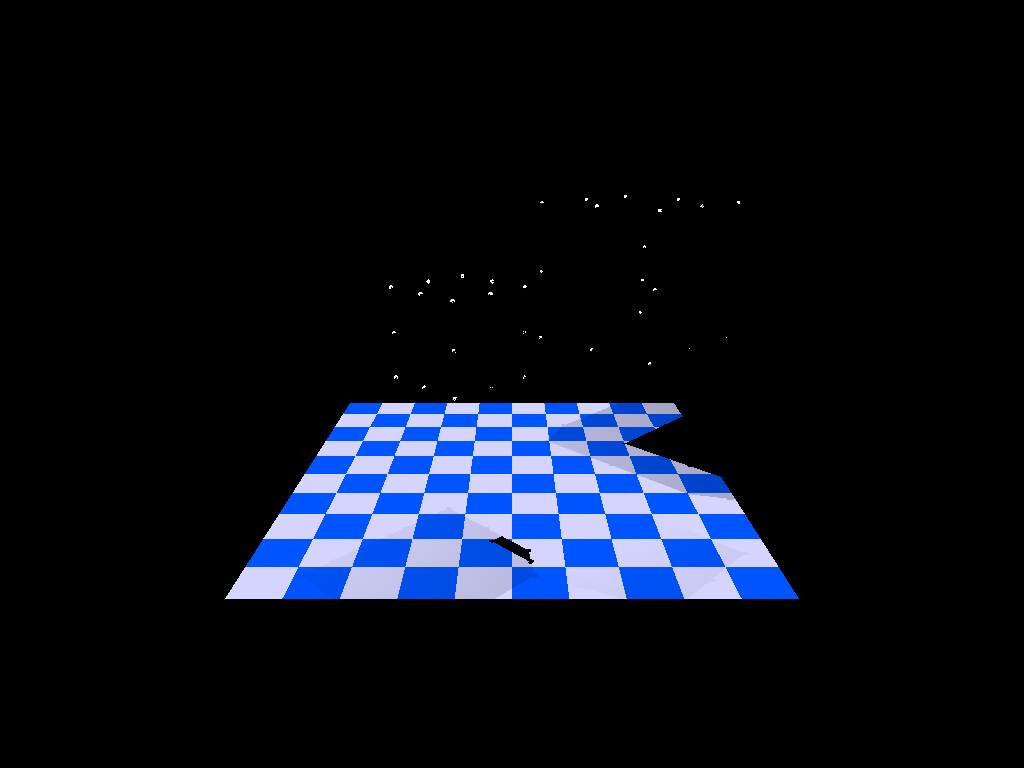
#> input picture RayTracing/frames/out0.ppm, 1024 x 768 px; its folder holds 4 pictures in this run
$ python make_video.py
#> lines starting #> are read from the running program, lines starting #| are printed output that depends on the picture
import cv2

n_frames = int(input("Enter number of frames:\n"))
#> the answer given: 3
frames = [cv2.imread("frames/out" + str(i) + ".ppm") for i in range(n_frames)]
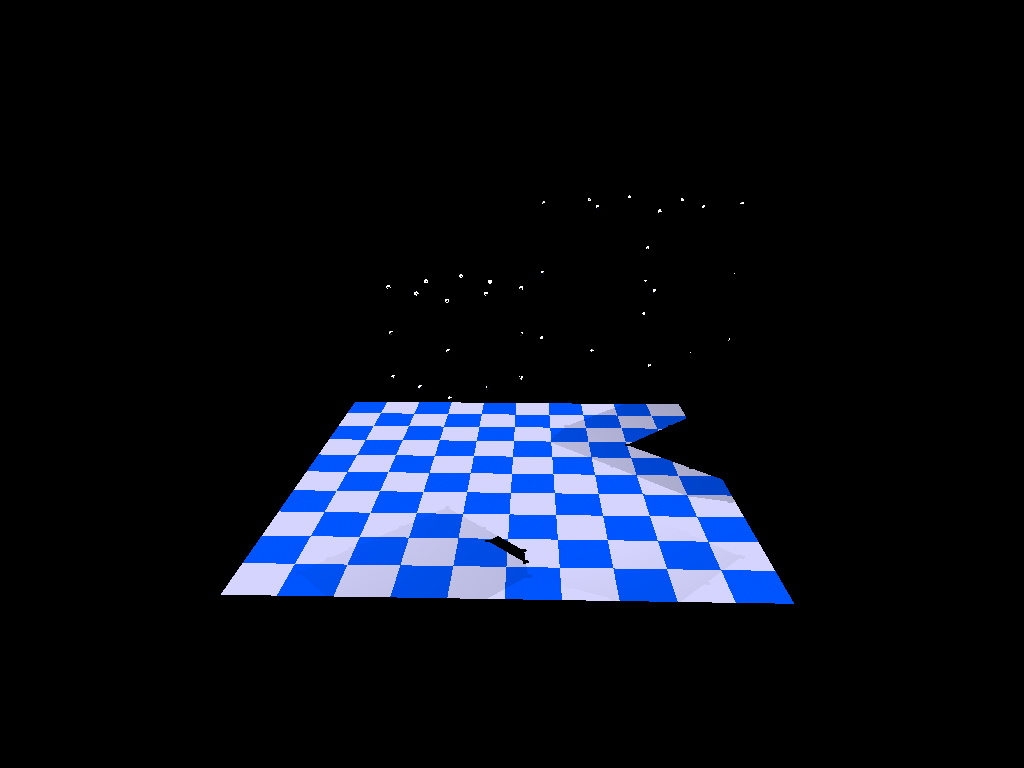
#> input picture RayTracing/frames/out1.ppm, 1024 x 768 px
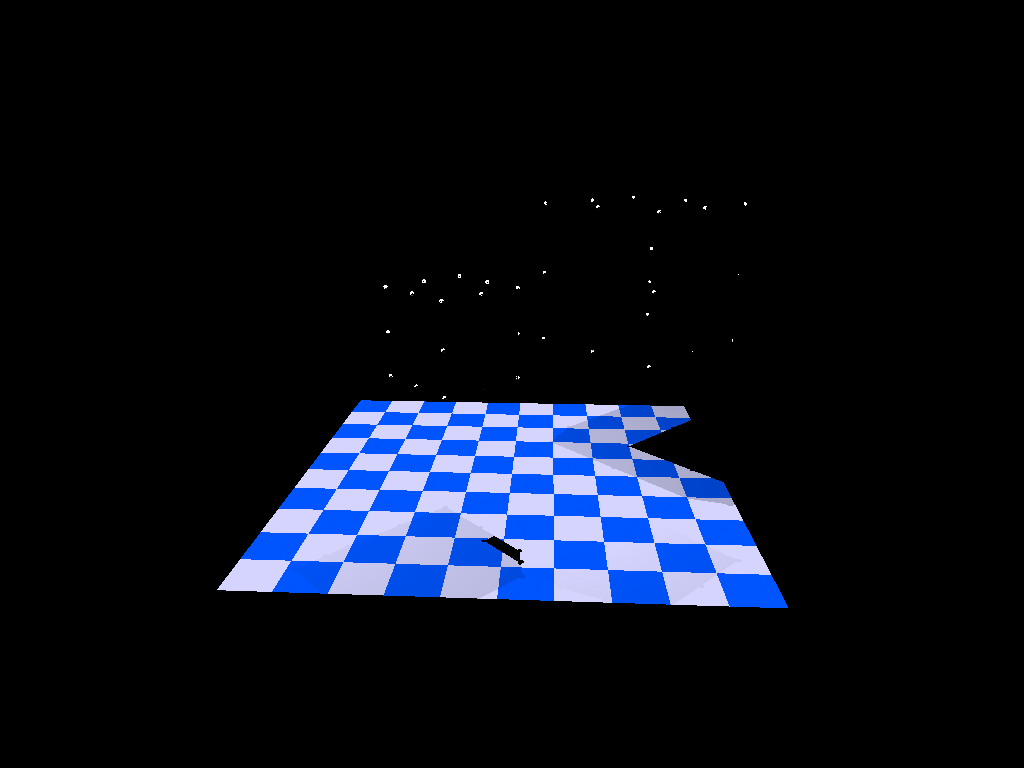
#> input picture RayTracing/frames/out2.ppm, 1024 x 768 px
#> frames = 3 items

video = cv2.VideoWriter("frames/my_video.avi", 0, n_frames // 10, (len(frames[0][0]), len(frames[0])))
# Добавление изображений к видео по одному
for frame in frames:
    video.write(frame)
#> this loop made 3 passes

video.release()  # выпуск сгенерированного видео
